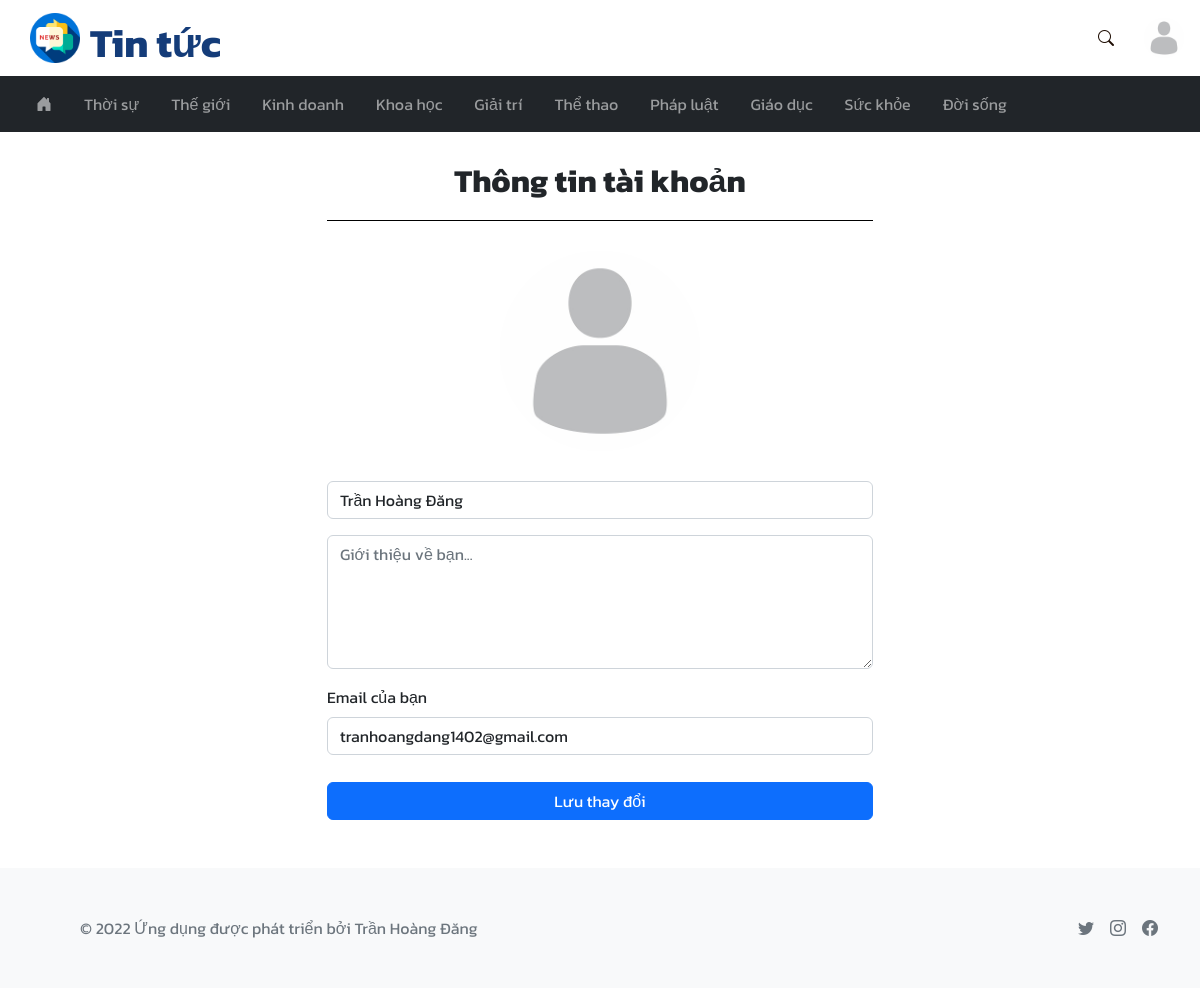
The app's page /profile.php (signed in) with its own data.
### tables this page shows
CREATE TABLE `users` (
  `id` int(11) NOT NULL,
  `email` char(100) NOT NULL,
  `password` char(100) NOT NULL,
  `name` varchar(100) NOT NULL,
  `avatar` char(200) DEFAULT 'default-avatar.jpeg',
  `biography` text DEFAULT NULL,
  `OTP` char(255) DEFAULT NULL,
  `verified_at` timestamp NULL DEFAULT NULL,
  `is_active` tinyint(10) NOT NULL DEFAULT 0,
  `created_at` timestamp NOT NULL DEFAULT current_timestamp(),
  `updated_at` timestamp NULL DEFAULT NULL ON UPDATE current_timestamp()
);

CREATE TABLE `categories` (
  `id` int(11) NOT NULL,
  `name` varchar(100) NOT NULL,
  `adminID` int(11) NOT NULL,
  `is_active` tinyint(4) NOT NULL DEFAULT 1,
  `created_at` timestamp NOT NULL DEFAULT current_timestamp(),
  `updated_at` timestamp NULL DEFAULT NULL ON UPDATE current_timestamp()
);

### profile.php (the view, shortened to what this page needs)
<?php
    include('database/conn.php');
?>
<!DOCTYPE html>
<html lang="en">
<head>
    <link href="https://cdn.jsdelivr.net/npm/bootstrap@5.2.0-beta1/dist/css/bootstrap.min.css" rel="stylesheet">    <link rel="stylesheet" href="https://cdn.jsdelivr.net/npm/bootstrap-icons@1.8.2/font/bootstrap-icons.css">
    <link rel="stylesheet" href="https://cdn.jsdelivr.net/npm/bootstrap-icons@1.9.1/font/bootstrap-icons.css">
    <link rel="stylesheet" href="public/css/style.css">
</head>
<body class="d-flex flex-column min-vh-100">
    <?php include('components/header.php'); ?>
    <?php include('components/navbar.php'); ?>
    <div class="container">
        <div class="row">
            <div class="col-lg-6 m-auto mb-5">
                <?php
                    $sql = "SELECT name,email,biography,avatar FROM users WHERE id='$user'";
                    $result = $conn->query($sql);
                    if($result->num_rows > 0){
                        while($row = $result->fetch_assoc()){
                ?>
                <h2 class="heading">Thông tin tài khoản</h2>
                <img data-bs-toggle="modal" data-bs-target="#updateAvatar" id="avatar" src="<?= 'public/uploads/'.$row['avatar'] ?>" alt="">
                <form method="POST">
                    <div class="mb-3">
                        <input type="text" class="form-control" id="name" name="name" placeholder="Nhập tên" value="<?= $row['name'] ?>" required>
                    </div>
                    <div class="mb-3">
                        <textarea class="form-control" name="biography" id="biography" rows="5" placeholder="Giới thiệu về bạn..."><?= $row['biography'] ?></textarea>
                    </div>
                    <div class="mb-3">
                        <label for="email" class="form-label">Email của bạn</label>
                        <input type="text" class="form-control" id="email" name="email" value="<?= $row['email'] ?>" readonly>
                    </div>
                    <div class="d-flex justify-content-center">
                        <button type="submit" class="btn btn-primary btn-block" name="submit">Lưu thay đổi</button>
                    </div>
                </form>
                <?php
                        }
                    }
                ?>
            </div>
        </div>
    </div>
    <?php include('components/footer.php'); ?>
</body>
</html>

### components/header.php (shortened to what this page needs)
<?php
    if(isset($_COOKIE['news'])){
        $id = $_COOKIE['news'];
        $sql = "SELECT id,avatar,is_active FROM users WHERE id = '$id'";
        $result = $conn->query($sql);
        $row = mysqli_fetch_assoc($result);
        $img = $row['avatar'];
    }
?>
<div>
    <div class="navbar">
        <a href="index.php" class="navbar-brand me-auto" id="brand">
            <img src="public/images/logo.png" alt="Logo">
            <h1>Tin tức</h1>
        </a>
        <a href="search.php" class="icon-header ms-auto"><i class="bi bi-search"></i></a>
        <div class="d-none d-lg-block me-3">
            <?php
            if(isset($_COOKIE['news'])){
            ?>
                <div class="dropdown">
                    <div class="dropdown" data-bs-toggle="dropdown">
                        <img src="public/uploads/<?= $img ?>" id="avatar-dropdown" alt="">
                    </div>
                </div>
            <?php
            }
            else{
            ?>
                <a href="login.php" class="icon-header"><i class="bi bi-person-fill"></i> Đăng nhập</a>
            <?php
            }
            ?>
        </div>
    </div>
</div>

### components/navbar.php (shortened to what this page needs)
<nav class="navbar navbar-expand-xl navbar-dark bg-dark">
    <div class="container-fluid">
            <?php
            if(isset($_COOKIE['news'])){
                $user = $_COOKIE['news'];
            ?>
            <?php
            }
            else{
            ?>
                <a href="login.php" class="icon-header text-white"><i class="bi bi-person-fill"></i> Đăng nhập</a>
            <?php
            }
            ?>
        <div class="collapse navbar-collapse" id="menuNavbar">
            <ul class="navbar-nav me-auto">
                <li class="nav-item ms-3 me-3">
                    <a class="nav-link" href="index.php"><i class="bi bi-house-door-fill"></i></a>
                </li>
                <?php
                    $sql = "SELECT id,name FROM categories WHERE is_active = 1";
                    $result = $conn->query($sql);
                    if($result->num_rows > 0){
                        while($row = $result->fetch_assoc()){
                ?>
                <li class="nav-item me-3">
                    <a class="nav-link" href="category.php?id=<?= $row['id'] ?>"><?= $row['name'] ?></a>
                </li>
                <?php
                        }
                    }
                ?>
            </ul>
        </div>
    </div>
</nav>

### public/css/style.css (style rules this page uses)
* { box-sizing: border-box; margin: 0; padding: 0; }
body { font-family: 'Kanit', sans-serif; }
#brand { position: static; margin-left: 30px; }
#brand img { max-width: 50px; }
#brand h1 { font-weight: 700; color: #143C79; display: inline; position: absolute; bottom: 1px; margin-left: 10px; }
#avatar-dropdown { width:40px; height:40px; border-radius: 50%; }
.btn-block { width: 100%; margin-top: 2%; }
.heading { font-weight: 700; text-align: center; padding: 30px 0 20px 0; border-bottom: 1px solid black; margin-bottom: 30px; }
.icon-header { text-decoration: none; color: #1E0D03; margin-right: 30px; }
#avatar { width: 200px; height: 200px; display: block; margin-left: auto; margin-right: auto; margin-bottom: 30px; border-radius: 50%; }

### records on screen
users: avatar (placeholder picture), name "Trần Hoàng Đăng", email "tranhoangdang1402@gmail.com"
categories: name "Thời sự"
categories: name "Thế giới"
categories: name "Kinh doanh"
categories: name "Khoa học"
categories: name "Giải trí"
categories: name "Thể thao"
categories: name "Pháp luật"
categories: name "Giáo dục"
categories: name "Sức khỏe"
categories: name "Đời sống"
